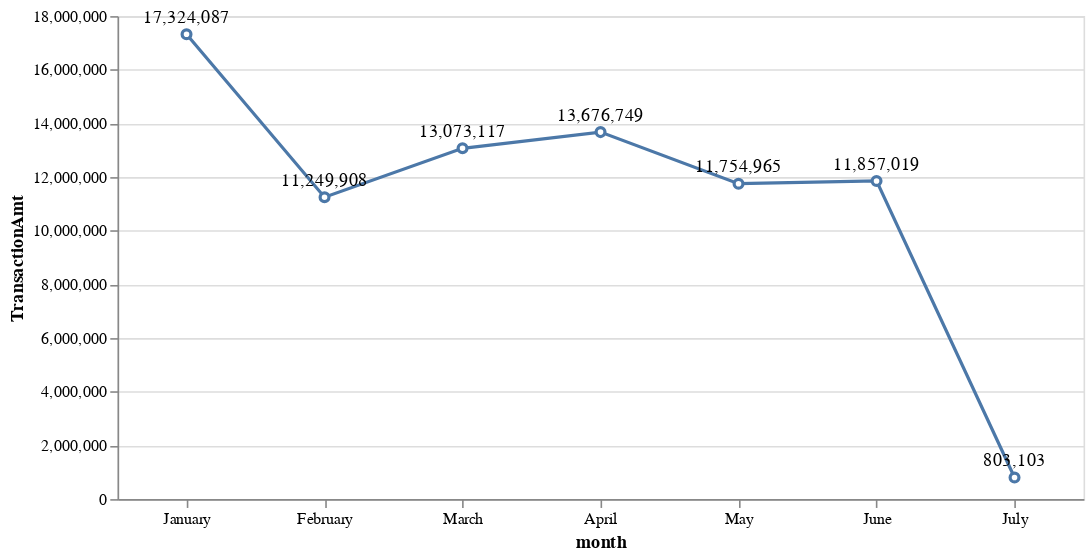

Notebook code for this chart:
### Code cell
#A line chart can show the total amount values by month.
line_chart=alt.Chart(dfMonthAmount).mark_line(
    point={"filled": False, "fill": "white"}).encode(
    x=alt.X('month:N', axis=alt.Axis(labelAngle=0), sort=['January', 'February', 'March', 'April', 'May', 'June', 'July']), 
    y='TransactionAmt:Q')

text_chart=line_chart.mark_text(dx=0, dy=-10, align='center').encode(text=alt.Text('TransactionAmt:Q', format=',.0f'))

(line_chart + text_chart).properties(height=300, width=600)

### Figure 1 — Vega-Lite specification as saved in the notebook (floating-point values rounded to 4 significant figures)
{"$schema": "https://vega.github.io/schema/vega-lite/v4.17.0.json", "config": {"view": {"continuousHeight": 300, "continuousWidth": 400}}, "data": {"name": "data-06c9f0ff2ceb7e3540f88479b4abd079"}, "datasets": {"data-06c9f0ff2ceb7e3540f88479b4abd079": [{"TransactionAmt": 17320000.0, "month": "January"}, {"TransactionAmt": 11250000.0, "month": "February"}, {"TransactionAmt": 13070000.0, "month": "March"}, {"TransactionAmt": 13680000.0, "month": "April"}, {"TransactionAmt": 11750000.0, "month": "May"}, {"TransactionAmt": 11860000.0, "month": "June"}, {"TransactionAmt": 803100.0, "month": "July"}]}, "height": 300, "layer": [{"encoding": {"x": {"axis": {"labelAngle": 0}, "field": "month", "sort": ["January", "February", "March", "April", "May", "June", "July"], "type": "nominal"}, "y": {"field": "TransactionAmt", "type": "quantitative"}}, "mark": {"point": {"fill": "white", "filled": false}, "type": "line"}}, {"encoding": {"text": {"field": "TransactionAmt", "format": ",.0f", "type": "quantitative"}, "x": {"axis": {"labelAngle": 0}, "field": "month", "sort": ["January", "February", "March", "April", "May", "June", "July"], "type": "nominal"}, "y": {"field": "TransactionAmt", "type": "quantitative"}}, "mark": {"align": "center", "dx": 0, "dy": -10, "type": "text"}}], "width": 600}
